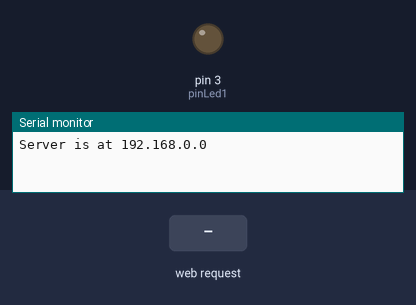
Simulated run of this sketch. Board: Arduino Uno, built for the host (arithmetic inside an expression is 32-bit, double 64-bit). On the bench: output pins drawn as LEDs (lit = HIGH), the last lines printed to the serial monitor. The inputs (shaded band) are chosen by the test bench. WiFi joins after 1.5 s; servers stay silent unless stated.

Above: at 1.2 s.
1.3 s: HTTP request GET /ledon received
At 2.5 s:
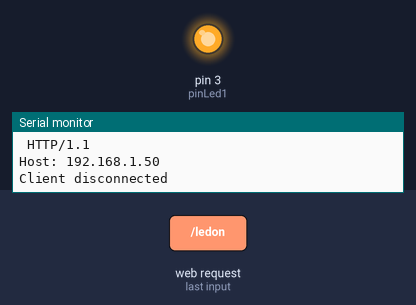
2.8 s: HTTP request GET /ledof received
At 4.0 s:
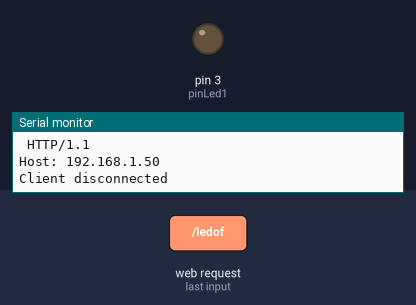
Timing chart, 0 to 5.8 s (numbered marks = the images above; inputs shaded):
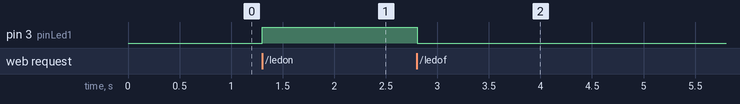

Measured:
- after the input at 1.3 s, pin 3 (pinLed1): LOW → HIGH at once
- after the input at 2.8 s, pin 3 (pinLed1): HIGH → LOW at once

The sketch:

webclient.ino
```cpp
#include <SPI.h>
#include <Ethernet.h>

byte mac[] = {
  0xDe, 0xAD, 0xBE, 0xEF, 0xFE, 0xED
};


// IP local da mauina
IPAddress ip(192,168,0,0);

//Porta default
EthernetServer server(80);

int pinLed1 = 3;
int led   = 0;

void setup() {
    Serial.begin(9600);
    while (!Serial){
      ;
    }

    if(digitalRead(pinLed1) == HIGH)
      led = 1;
    else if(digitalRead(pinLed1) == LOW)
      led = 0;

    pinMode(pinLed1, OUTPUT);
    digitalWrite(pinLed1, LOW);

    Ethernet.begin(mac,ip);
    server.begin();
    Serial.print("Server is at ");
    Serial.println(Ethernet.localIP());
}

void loop() {

    EthernetClient client = server.available();

    if(client){

      Serial.println("New client");
      boolean currentLineIsBlank = true;
      String DatEth;
      String msg = "LED DESLIGADO";

      while (client.connected()){

          if(client.available()){

            char c = client.read();
            Serial.write(c);
            DatEth.concat(c);

            if(DatEth.endsWith("/ledon")) {
              led = 1;
              msg = "LED LIGADO";
              Serial.println(msg);
            }

            if(DatEth.endsWith("/ledof")) {
              led = 0;
              msg = "LED DESLIGADO";
              Serial.println(msg);
            }

            if(c == '\n' && currentLineIsBlank){

                //============================================================
                //CODIGO HTML
                //============================================================

                client.println("<!DOCTYPE html>");
                client.println("<html lang=\"pt-br\">");
                client.println("<head>");
                client.println("<title>Modulo Ethernet Arduino</title>");
                client.println("<meta http-equiv=\"refresh\" content=\"2\" charset=\"UTF-8\">");
                client.println("</head>");
                client.println("<body style=\"background-color: #DDD;\">");
                client.println("<br>");
                client.println("<form align=\"center\">");
                client.println("<label style=\"font-size: 18pt;\">"+msg+"</label>");
                client.println("<br>");
                client.println("<br>");
                client.println("<button type=\"submit\" formaction=\"ledon\">Ligar</button>");//Button HTML5
                client.println("<button type=\"submit\" formaction=\"ledof\">Desligar</button>");//Button HTML5
                client.println("</form>");
                client.println("<br>");
                client.println("</body>");
                client.println("</html>");

                //============================================================
                //ASCENDE LED & LIGA LED
                //============================================================

                if(led == 1){
                  digitalWrite(pinLed1, HIGH);
                }

                if(led == 0){
                  digitalWrite(pinLed1, LOW);
                }

                break;
            }

            if(c == '\n') {
                currentLineIsBlank = true;
            }

            else if (c != '\r') {
                currentLineIsBlank = false;
            }
        }
      }

      delay(1);
      client.stop();
      Serial.println("Client disconnected");
    }
}
```
